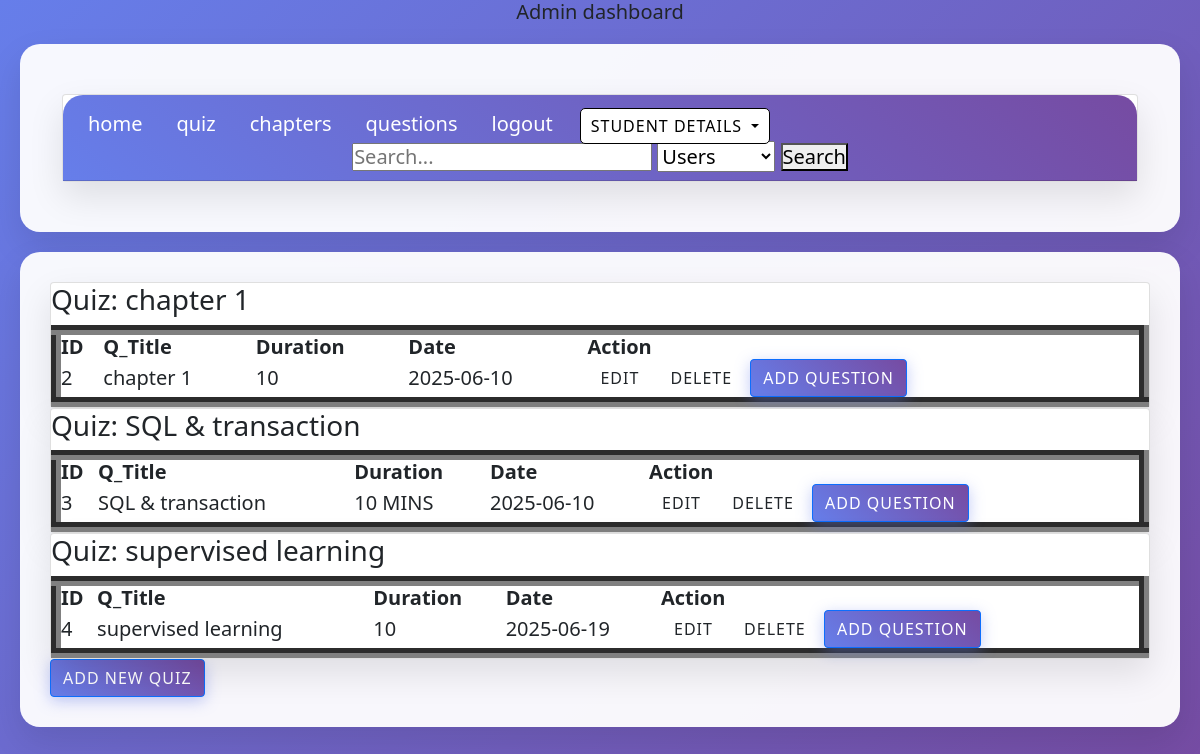
The page /quiz on the database its author committed.
### controllers/models.py (models this page shows)
class Chapters(db.Model):
    __tablename__= 'chapters'
    chaoter_id=db.Column(db.Integer,primary_key=True,autoincrement=True)
    subject_id = db.Column(db.Integer, db.ForeignKey('subjects.subject_id'), nullable=False)
    chapter_name=db.Column(db.String,nullable=False)
    description=db.Column(db.String,nullable=False)
    questions = db.relationship('Questions', backref='chapter', lazy=True)
    quizzes = db.relationship('QuizDetails', backref='chapter', lazy=True)

class QuizDetails(db.Model):
    __tablename__='quiz_details'
    quizid=db.Column(db.Integer,primary_key=True, autoincrement=True)
    chapter_id = db.Column(db.Integer, db.ForeignKey('chapters.chaoter_id'))
    quiz_date=db.Column(db.String,nullable=False)
    duration=db.Column(db.Integer,nullable=False)

### main.py (the view)
@app.route('/quiz')
def quiz():
    chapters_with_quizzes = Chapters.query.join(
        QuizDetails, Chapters.chaoter_id == QuizDetails.chapter_id).all()
    quizzes = QuizDetails.query.all()
    return render_template('quiz.html',
                           chapters=chapters_with_quizzes,
                           quizzes=quizzes)

### templates/quiz.html (shortened to what this page needs)
<!DOCTYPE html>
<html>
  <head>
    <link rel="stylesheet" href="/static/style.css">
    <link href="https://cdn.jsdelivr.net/npm/bootstrap@5.0.2/dist/css/bootstrap.min.css" rel="stylesheet">
    <h5 style="text-align:center">Admin dashboard<h5>
  </head>
  <header>
    <div id="canvas">
       <div class="container">
        <div class="card text-center">
          <div class="card-header">
            <ul class="nav nav-tabs card-header-tabs">
              <li class="nav-item">
                <a class="nav-link " href="adminhome">home</a>
              </li>
              <li class="nav-item">
                <a class="nav-link" href="quiz">quiz</a>
              </li>
              <li class="nav-item">
                <a class="nav-link" href="chapters">chapters</a>
              </li>
              <li class="nav-item">
                <a class="nav-link" href="questions">questions</a>
              </li>
            <li class="nav-item">
              <a class="nav-link" href="logout">logout</a>
          </li>
          <div class="dropdown">
            <button class="btn btn-secondary dropdown-toggle" type="button" data-bs-toggle="dropdown" aria-expanded="false" fdprocessedid="3nilc" style="display: table-column; background-color: rgb(255, 255, 255); color: rgb(0, 0, 0); border: 1px solid rgb(0, 0, 0); border-radius: 5px; padding: 5px 10px; margin: 5px 10px;">
              student details
            </button>
          </div>
              </ul>
              <form class="admin-search" action="{{ url_for('admin_search') }}" method="GET">
                <input type="text" name="query" placeholder="Search...">
                <select name="type">
                  <option value="users">Users</option>
                </select>
                <button type="submit">Search</button>
              </form>
        </div>
    </div>
    </div>
  </header>
  <body>
    <div id='canvas'>
      {% for chapter in chapters %}
      <div class="card">
          <h3>Quiz: {{ chapter.chapter_name }}</h3>
          <table border="10" width="100%" cellpadding="5">
              <tr>
                  <th>ID</th>
                  <th>Q_Title</th>
                  <th>Duration</th>
                  <th>Date</th>
                  <th>Action</th>
              </tr>
              {% for quiz in quizzes %}
              {% if quiz.chapter_id == chapter.chaoter_id %}
              <tr>
                  <td>{{ quiz.quizid }}</td>
                  <td>{{ chapter.chapter_name }}</td>
                  <td>{{ quiz.duration }}</td>
                  <td>{{ quiz.quiz_date }}</td>
                  <td>
                      <a href="edit_quiz/{{quiz.quizid}}" class="btn btn-edit">Edit</a>
                      <a href="delete_quiz/{{quiz.quizid}}" class="btn btn-delete">Delete</a>
                      <a href="add_question" class="btn btn-primary">Add Question</a>
                  </td>
              </tr>
              {% endif %}
              {% endfor %}
          </table>
      </div>
      {% endfor %}
      <a href="add_quiz" class="btn btn-primary">Add new quiz</a>
    </div>
  </body>
</html>

### static/style.css (style rules this page uses)
* { margin: 0; padding: 0; box-sizing: border-box; }
body { font-family: 'Segoe UI', Tahoma, Geneva, Verdana, sans-serif; background: linear-gradient(135deg, #667eea 0%, #764ba2 100%); min-height: 100vh; color: #333; }
.container { max-width: 1200px; margin: 0 auto; padding: 20px; }
.nav-link { color: #fff !important; }
.card { background: rgba(255, 255, 255, 0.95); border: none; border-radius: 20px; box-shadow: 0 15px 35px rgba(0, 0, 0, 0.1); backdrop-filter: blur(10px); transition: transform 0.3s ease, box-shadow 0.3s ease; }
.card-header { background: linear-gradient(45deg, #667eea, #764ba2); color: white; border-radius: 20px 20px 0 0 !important; padding: 20px; border: none; }
.btn { border-radius: 25px; padding: 12px 30px; font-weight: 500; border: none; transition: all 0.3s ease; text-transform: uppercase; letter-spacing: 1px; }
.btn-primary { background: linear-gradient(45deg, #667eea, #764ba2); box-shadow: 0 4px 15px rgba(102, 126, 234, 0.4); }
#canvas, #canva { border-radius: 20px; border: none; padding: 30px; margin: 20px; background: rgba(255, 255, 255, 0.95); box-shadow: 0 15px 35px rgba(0, 0, 0, 0.1); }

### rows shown on the page
Chapters: chapter_name "chapter 1"
QuizDetails: quizid "2", duration "10", quiz_date "2025-06-10"
Chapters: chapter_name "SQL & transaction"
QuizDetails: quizid "3", duration "10 MINS", quiz_date "2025-06-10"
Chapters: chapter_name "supervised learning"
QuizDetails: quizid "4", duration "10", quiz_date "2025-06-19"
